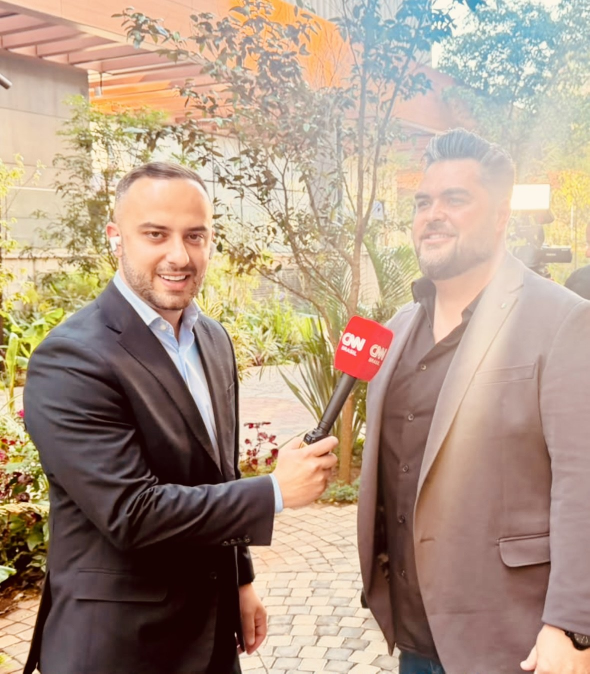
#> input picture scripts/editorial_carousel/carrosseis/assets/bruno-cnn-brasil.jpg, 1179 x 1347 px (shown at 1/2 size)
$ python grade.py carrosseis/assets/bruno-cnn-brasil.jpg out.png
#> lines starting #> are read from the running program, lines starting #| are printed output that depends on the picture
#!/usr/bin/env python3
"""
Tratamento editorial de fotografias para o carrossel Zion.

Aplica uma gradação consistente (look cinematográfico, sóbrio, quente nas
sombras) a qualquer foto real fornecida, com recorte e redimensionamento
opcionais. Nunca gera imagem: só trata o que foi entregue.

Uso:
    python scripts/editorial_carousel/grade.py foto.jpg saida.jpg
    python scripts/editorial_carousel/grade.py foto.jpg saida.jpg --height 1350
    python scripts/editorial_carousel/grade.py foto.jpg saida.jpg --crop 0,450,890,2576
"""

from __future__ import annotations

import argparse
from pathlib import Path

from PIL import Image, ImageEnhance, ImageFilter, ImageOps

# Parâmetros do look editorial Zion (discretos: a foto continua sendo a foto).
SATURATION = 0.86
CONTRAST = 1.08
WARM_R, WARM_B = 1.025, 0.965
BLACK_LIFT = -6          # aprofunda o preto rumo ao #040605
VIGNETTE = 0.20          # escurecimento máximo nas bordas
SHARPEN_WHEN_UPSCALED = 1.15


def grade(
    src: Path,
    dst: Path,
    crop: tuple[int, int, int, int] | None = None,
    height: int | None = None,
    quality: int = 90,
) -> Image.Image:
#> called with quality = 90
    im = ImageOps.exif_transpose(Image.open(src)).convert("RGB")
#> im is the input picture: PIL image 1179x1347 RGB; mean R, G, B 174.8, 151.8, 133.6
    if crop:
        im = im.crop(crop)

    upscaled = False
    if height and im.height != height:
        upscaled = height > im.height
        im = im.resize((round(im.width * height / im.height), height), Image.LANCZOS)

    im = ImageEnhance.Color(im).enhance(SATURATION)
    im = ImageEnhance.Contrast(im).enhance(CONTRAST)

    r, g, b = im.split()
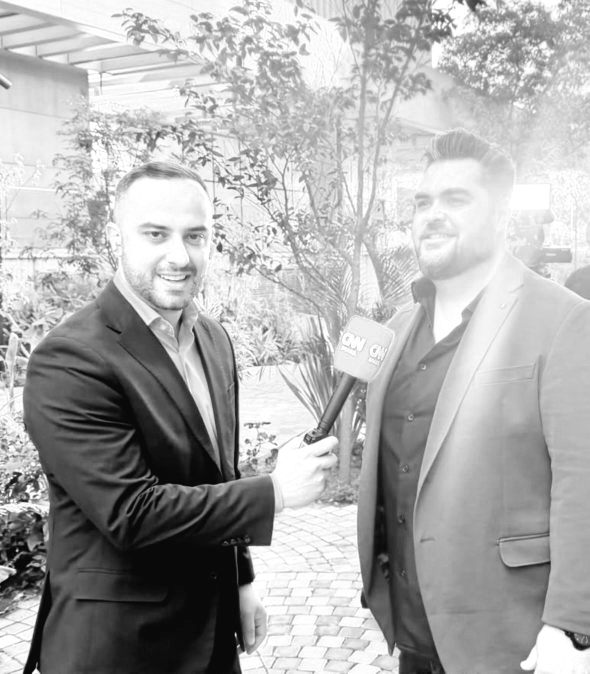
#> r: PIL image 1179x1347 L (shown at 1/2 size); min 0, max 255, mean 172.5
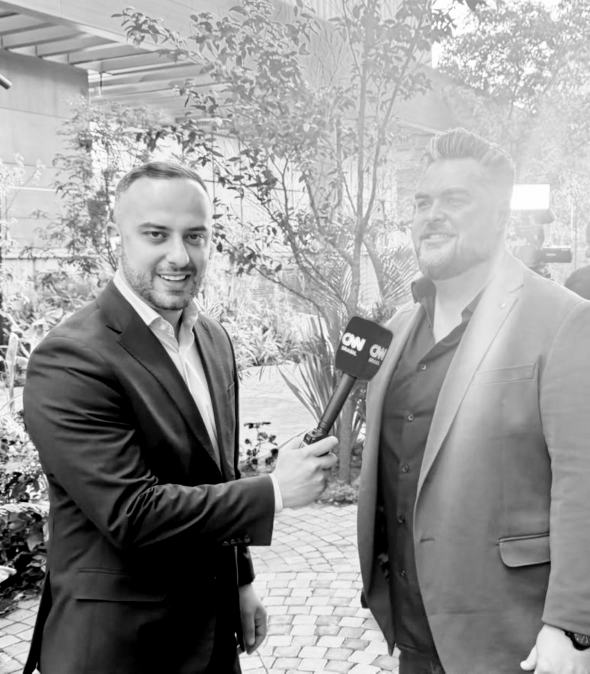
#> g: PIL image 1179x1347 L (shown at 1/2 size); min 0, max 255, mean 151.7
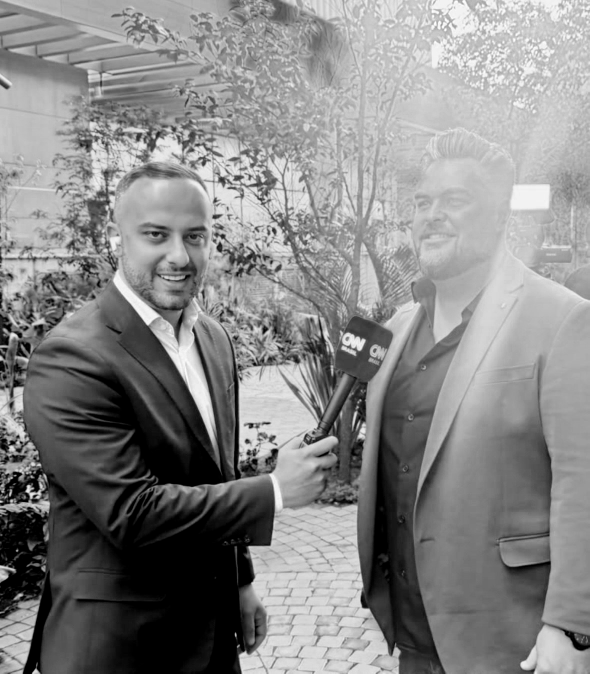
#> b: PIL image 1179x1347 L (shown at 1/2 size); min 0, max 255, mean 134.7
    r = r.point(lambda v: min(255, max(0, round(v * WARM_R + BLACK_LIFT))))
    g = g.point(lambda v: min(255, max(0, round(v + BLACK_LIFT))))
    b = b.point(lambda v: min(255, max(0, round(v * WARM_B + BLACK_LIFT))))
    im = Image.merge("RGB", (r, g, b))

    im = _vignette(im, VIGNETTE)

    if upscaled:
        im = im.filter(ImageFilter.UnsharpMask(radius=1.6, percent=round(SHARPEN_WHEN_UPSCALED * 60), threshold=2))

    dst.parent.mkdir(parents=True, exist_ok=True)
    im.save(dst, quality=quality, optimize=True)
    return im


def _vignette(im: Image.Image, strength: float) -> Image.Image:
    """Vinheta radial suave, gerada em baixa resolução e ampliada."""
#> called with strength = 0.2
    w, h = im.size
#> w = 1179; h = 1347
    small = 128
    mask = Image.new("L", (small, small))
#> mask: PIL image 128x128 L; every value is 0
    px = mask.load()
    cx, cy = (small - 1) / 2, (small - 1) / 2
    for y in range(small):
        for x in range(small):
            d = (((x - cx) / cx) ** 2 + ((y - cy) / cy) ** 2) ** 0.5
            t = max(0.0, min(1.0, (d - 0.55) / 0.85))
            px[x, y] = round(255 * (1 - strength * t * t))
    mask = mask.resize((w, h), Image.BICUBIC)
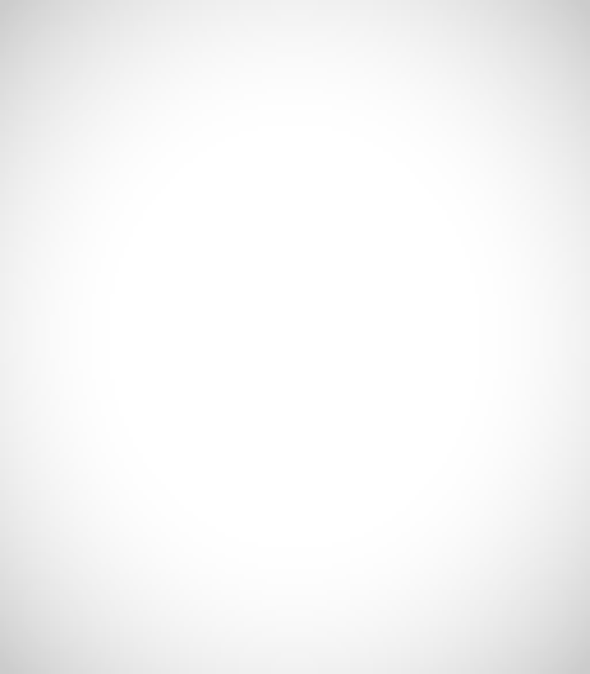
#> mask: PIL image 1179x1347 L (shown at 1/2 size); min 204, max 255, mean 246.6
    black = Image.new("RGB", (w, h), (4, 6, 5))
    return Image.composite(im, black, mask)
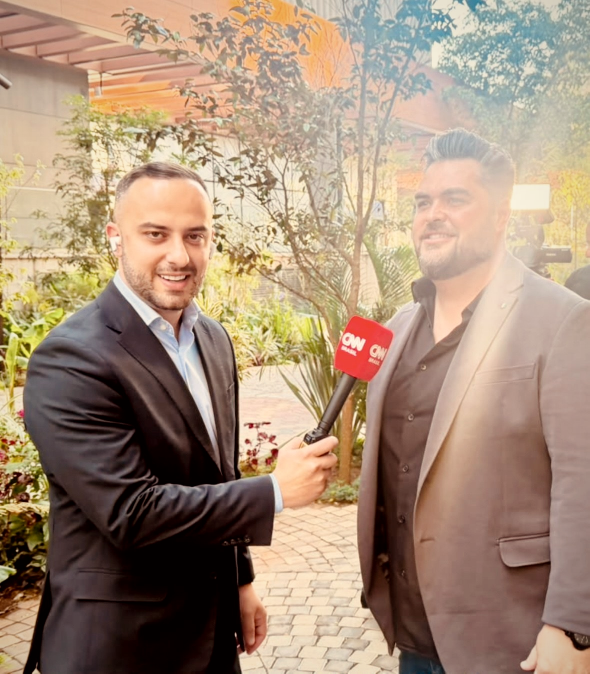
#> returned value: PIL image 1179x1347 RGB (shown at 1/2 size); mean R, G, B 165.3, 141.3, 120.4


def main(argv: list[str] | None = None) -> int:
    parser = argparse.ArgumentParser(description="Tratamento editorial de fotografia.")
    parser.add_argument("src", type=Path)
    parser.add_argument("dst", type=Path)
    parser.add_argument("--crop", type=str, default=None, help="left,top,right,bottom em pixels da original")
    parser.add_argument("--height", type=int, default=None, help="altura final em pixels")
    parser.add_argument("--quality", type=int, default=90)
    args = parser.parse_args(argv)
    crop = tuple(int(v) for v in args.crop.split(",")) if args.crop else None
    im = grade(args.src, args.dst, crop, args.height, args.quality)
    print(f"{args.dst} {im.size[0]}x{im.size[1]}")
#| out.png 1179x1347
    return 0


if __name__ == "__main__":
    raise SystemExit(main())
#> (the program exits here)

$ run again, on scripts/editorial_carousel/carrosseis/assets/bruno-retrato-jardim.jpg
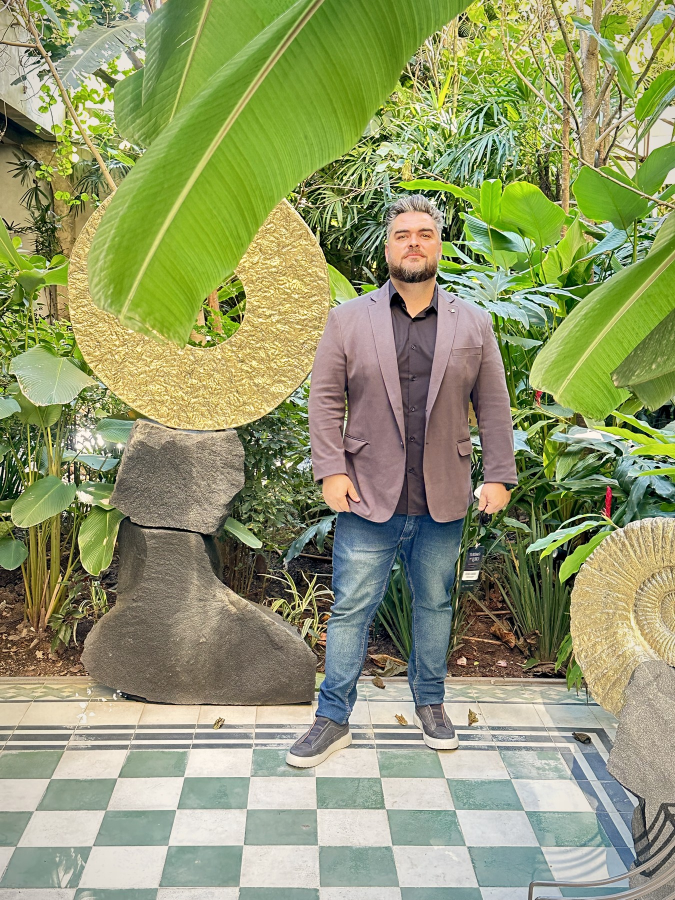
#> input picture scripts/editorial_carousel/carrosseis/assets/bruno-retrato-jardim.jpg, 1350 x 1800 px (shown at 1/2 size)
#> in grade, im is the input picture: PIL image 1350x1800 RGB; mean R, G, B 145.9, 153, 108.6
#> in grade, `r, g, b = im.split()`:
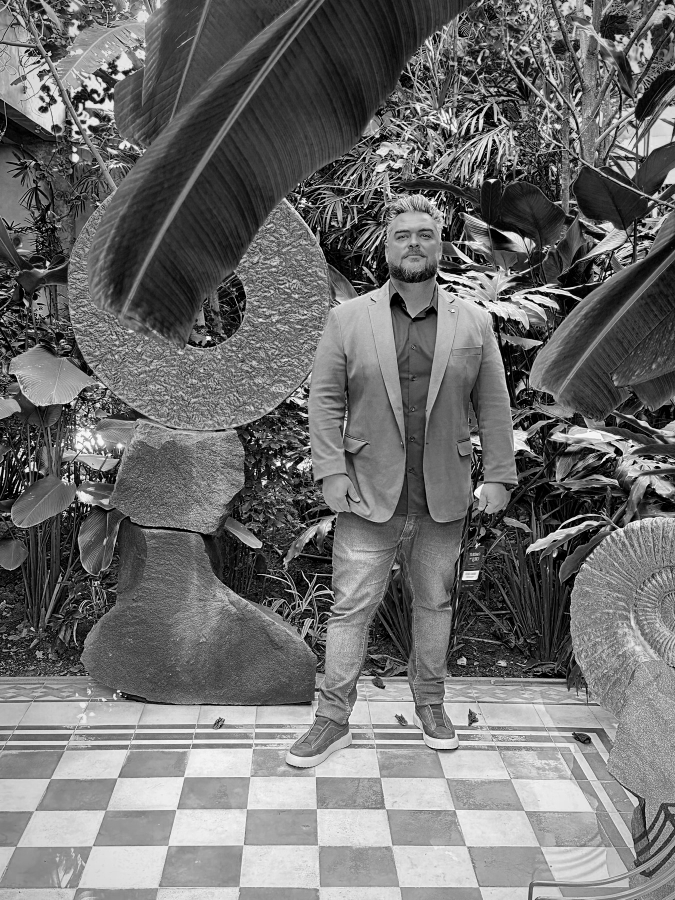
#> b: PIL image 1350x1800 L (shown at 1/2 size); min 0, max 255, mean 110.5
#> in _vignette, `return Image.composite(im, black, mask)`:
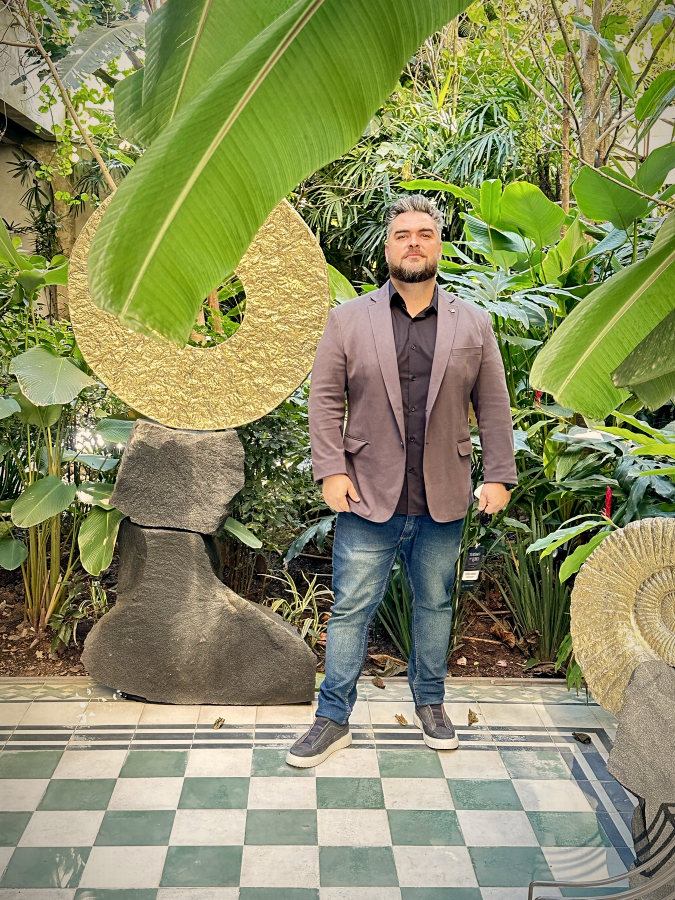
#> returned value: PIL image 1350x1800 RGB (shown at 1/2 size); mean R, G, B 137.8, 140.7, 97.3
#| out.png 1350x1800

$ run again, on scripts/editorial_carousel/carrosseis/assets/bruno-sofa-jardim.jpg
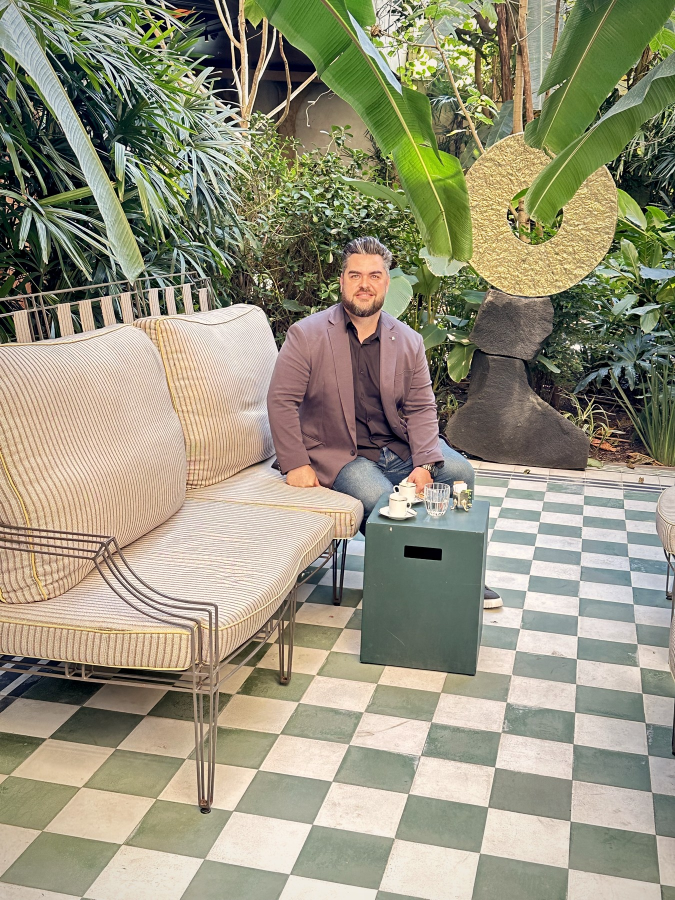
#> input picture scripts/editorial_carousel/carrosseis/assets/bruno-sofa-jardim.jpg, 1350 x 1800 px (shown at 1/2 size)
#> in grade, im is the input picture: PIL image 1350x1800 RGB; mean R, G, B 150.8, 147.6, 125.4
#> in grade, `r, g, b = im.split()`:
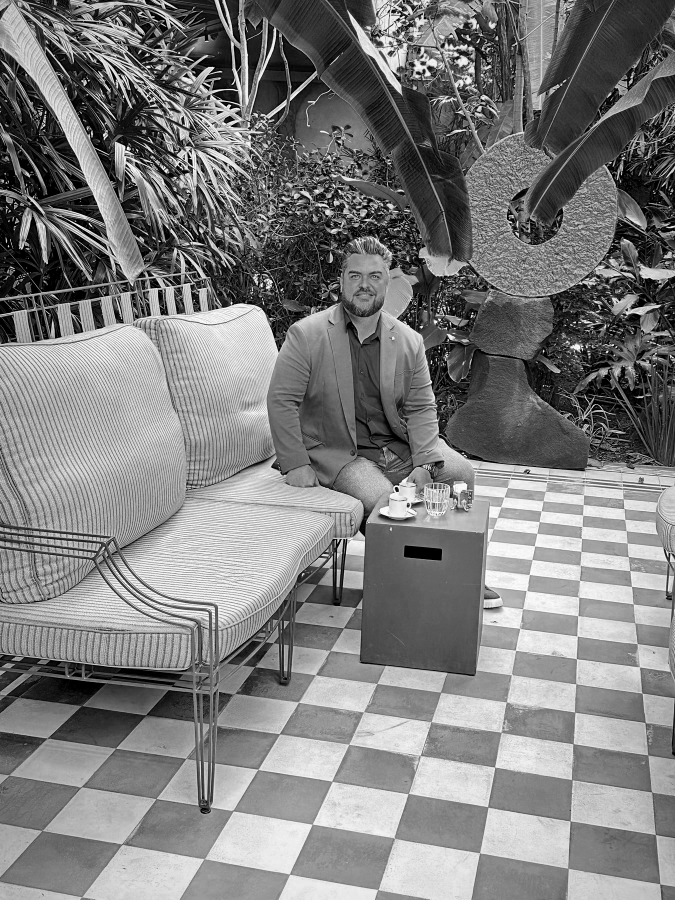
#> b: PIL image 1350x1800 L (shown at 1/2 size); min 0, max 255, mean 126
#> in _vignette, `return Image.composite(im, black, mask)`:
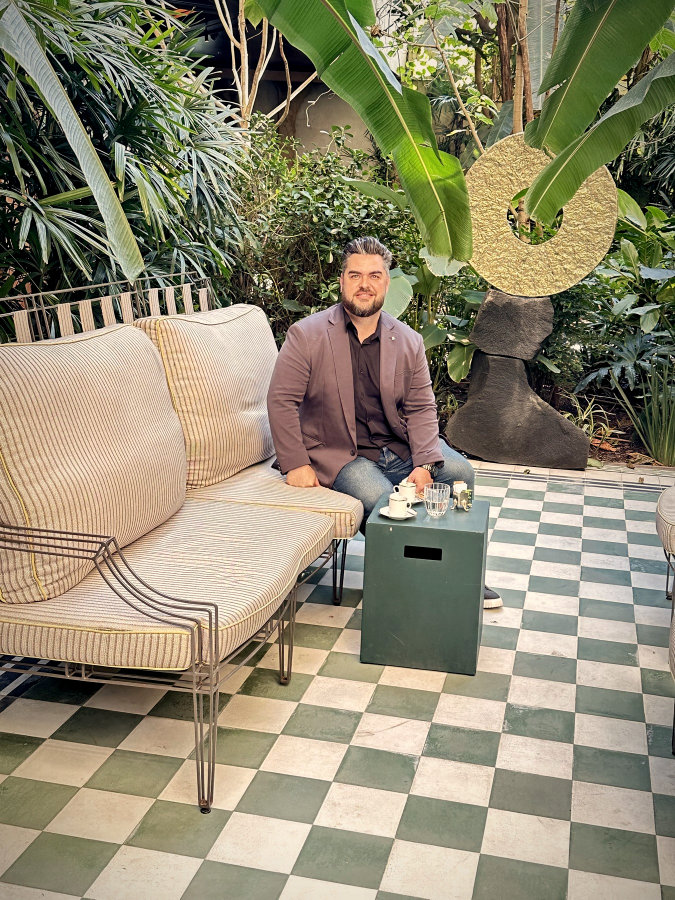
#> returned value: PIL image 1350x1800 RGB (shown at 1/2 size); mean R, G, B 143.1, 136.6, 112.3
#| out.png 1350x1800

$ run again, on scripts/editorial_carousel/carrosseis/assets/rosewood-copa-jardim.jpg
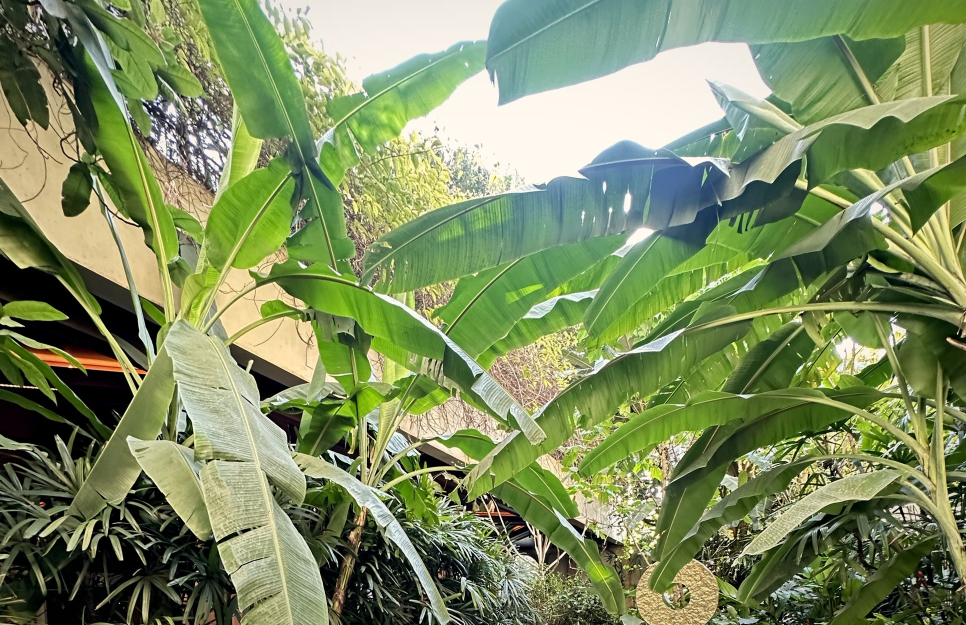
#> input picture scripts/editorial_carousel/carrosseis/assets/rosewood-copa-jardim.jpg, 1932 x 1250 px (shown at 1/2 size)
#> in grade, im is the input picture: PIL image 1932x1250 RGB; mean R, G, B 124.6, 140.1, 96
#> in grade, `r, g, b = im.split()`:
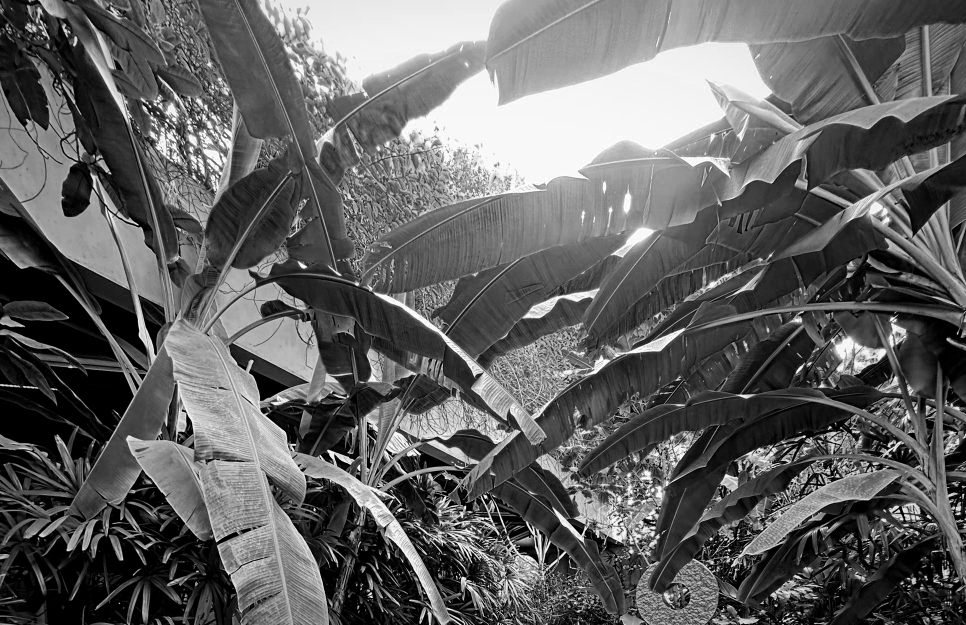
#> b: PIL image 1932x1250 L (shown at 1/2 size); min 0, max 255, mean 98.1
#> in _vignette, `return Image.composite(im, black, mask)`:
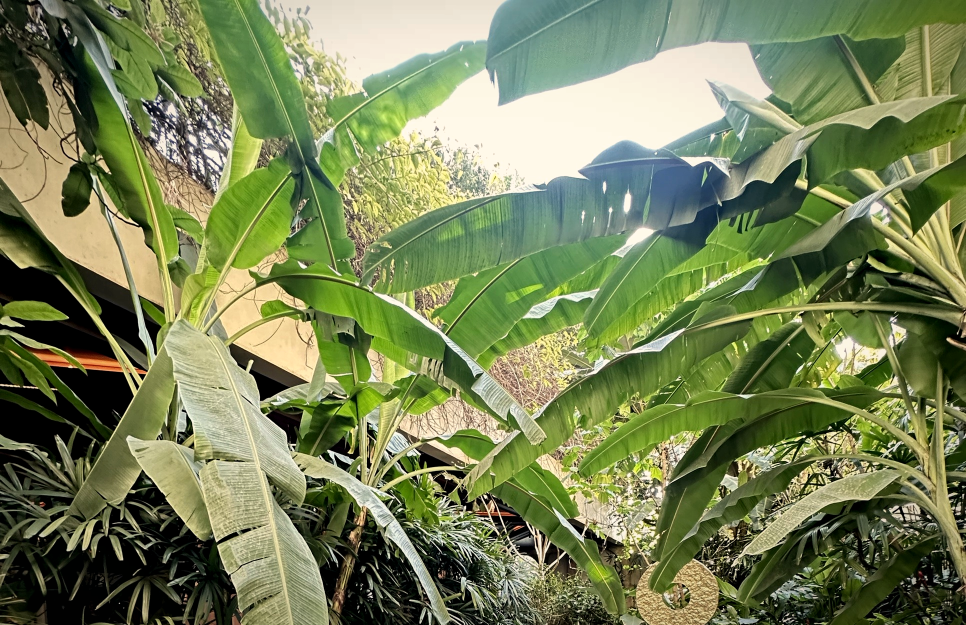
#> returned value: PIL image 1932x1250 RGB (shown at 1/2 size); mean R, G, B 118.6, 129.8, 86.9
#| out.png 1932x1250
